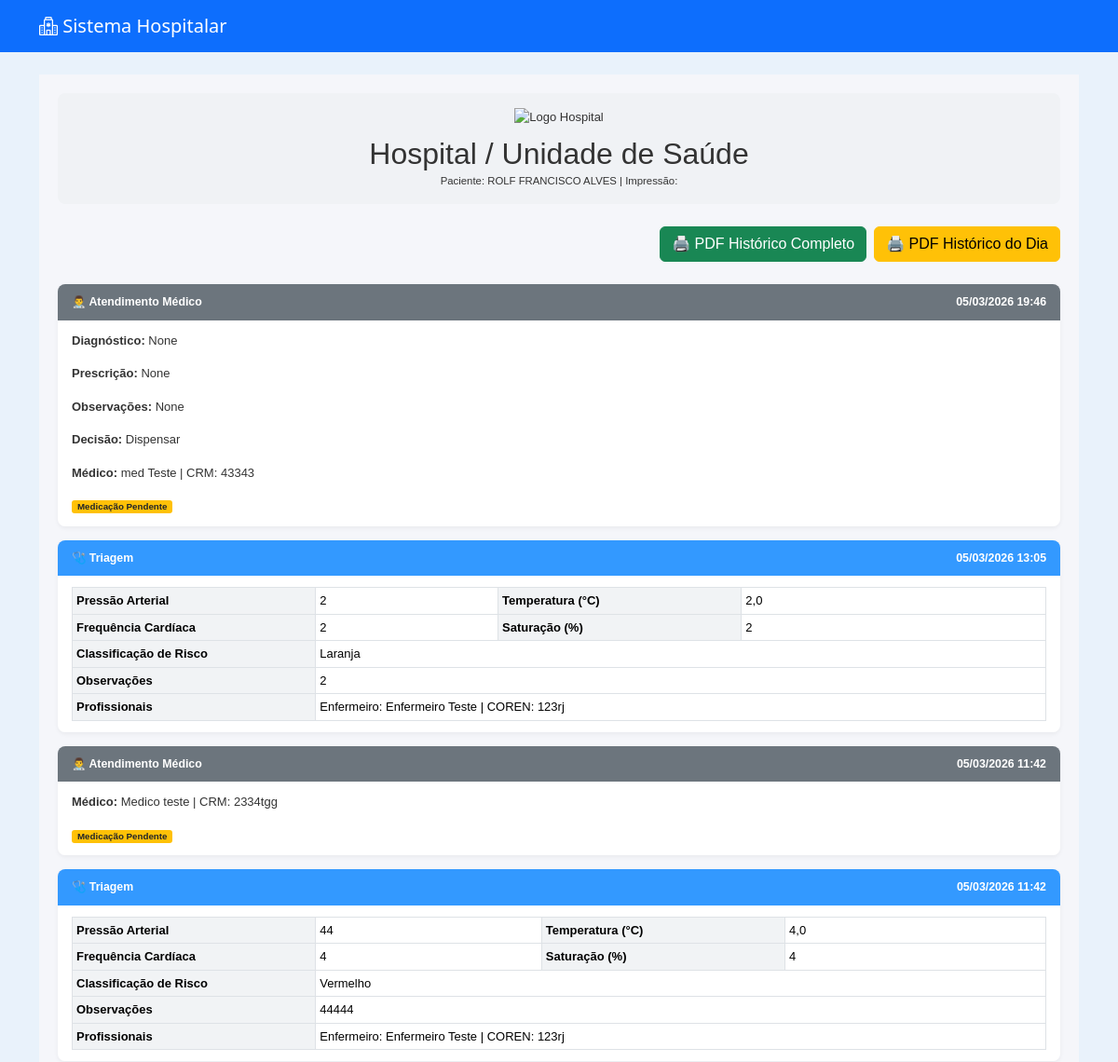
The page /pacientes/paciente/2/historico/ (signed in, upper part) on the database as committed earlier.
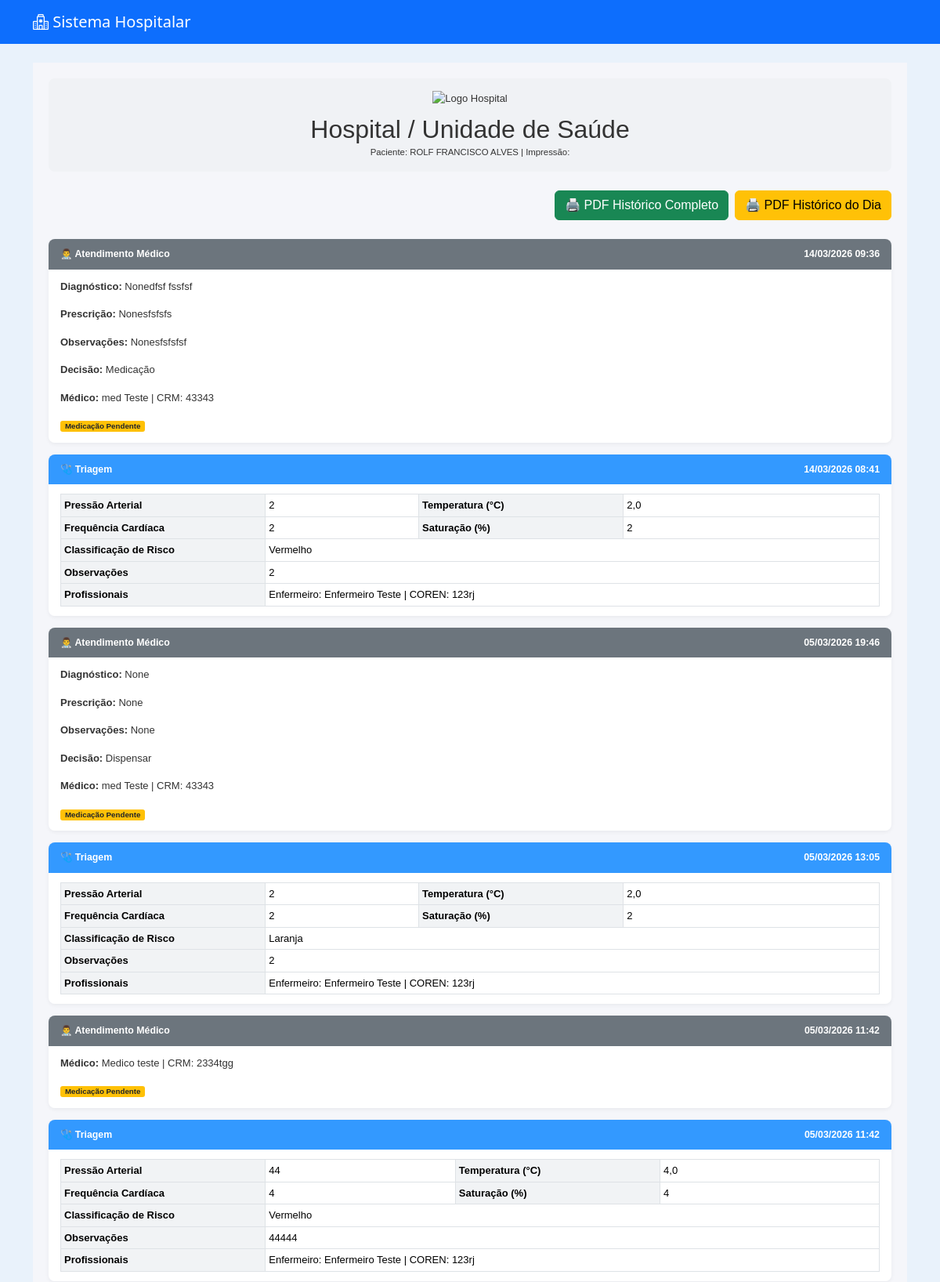
The same page on the database as committed later.
### medico/models.py (models this page shows, shortened)
class Atendimento(models.Model):
    paciente = models.ForeignKey(
        Paciente,
        on_delete=models.CASCADE
    )
    medico = models.ForeignKey(
        Usuario,
        on_delete=models.SET_NULL,  # ⚠ Melhor que CASCADE
        null=True,
        related_name="atendimentos_realizados"
    )
    triagem = models.OneToOneField(
        Triagem,
        on_delete=models.CASCADE
    )
    diagnostico = models.TextField(blank=True, null=True)
    prescricao = models.TextField(blank=True, null=True)
    observacoes = models.TextField(blank=True, null=True)
    DECISAO_CHOICES = [
        ("dispensar", "Dispensar"),
        ("medicacao", "Medicação"),
        ("internacao", "Internação"),
        ("exames", "Exames"),
    ]
    decisao = models.CharField(
        max_length=20,
        choices=DECISAO_CHOICES,
        blank=True,
        null=True
    )
    medicacao_aplicada = models.BooleanField(default=False)
    tecnico_aplicou = models.ForeignKey(
        Usuario,
        on_delete=models.SET_NULL,
        null=True,
        blank=True,
        related_name="medicacoes_aplicadas"
    )
    horario_medicacao = models.DateTimeField(
        null=True,
        blank=True
    )
    data_atendimento = models.DateTimeField(auto_now_add=True)
    finalizado = models.BooleanField(default=False)

### usuarios/models.py (models this page shows, shortened)
class Usuario(AbstractUser):
    PERFIL_CHOICES = [
    ('administrador', 'Administrador'),
    ('medico', 'Médico'),
    ('enfermeiro', 'Enfermeiro'),
    ('tecnico', 'Técnico'),
    ('recepcao', 'Recepção'),
    ('laboratorio', 'Laboratório'),
    ('radiologia', 'Radiologia'),
    ]
    perfil = models.CharField(max_length=20, choices=PERFIL_CHOICES, default='recepcao')
    cpf = models.CharField("CPF", max_length=14, unique=True, blank=True, null=True)
    data_nascimento = models.DateField("Data de Nascimento", blank=True, null=True)
    telefone = models.CharField("Telefone", max_length=20, blank=True, null=True)
    endereco = models.CharField("Endereço", max_length=255, blank=True, null=True)
    cidade = models.CharField("Cidade", max_length=100, blank=True, null=True)
    estado = models.CharField("Estado", max_length=50, blank=True, null=True)
    cep = models.CharField("CEP", max_length=10, blank=True, null=True)
    crm = models.CharField("CRM", max_length=20, blank=True, null=True)
    coren = models.CharField("COREN", max_length=20, blank=True, null=True)

### triagem/models.py (models this page shows, shortened)
class Triagem(models.Model):
    RISCO_CHOICES = [
        ('Vermelho', 'Vermelho'),
        ('Laranja', 'Laranja'),
        ('Amarelo', 'Amarelo'),
        ('Verde', 'Verde'),
        ('Azul', 'Azul'),
    ]
    agendamento = models.OneToOneField(Agendamento, on_delete=models.CASCADE)
    paciente = models.ForeignKey(Paciente, on_delete=models.CASCADE)
    enfermeiro = models.ForeignKey(
        Usuario,
        on_delete=models.SET_NULL,
        null=True,
        blank=True,
        related_name="triagens_realizadas"
    )
    pressao_arterial = models.CharField(max_length=20)
    temperatura = models.DecimalField(max_digits=4, decimal_places=1)
    frequencia_cardiaca = models.IntegerField()
    saturacao = models.IntegerField()
    classificacao_risco = models.CharField(
        max_length=10,
        choices=RISCO_CHOICES,
        blank=True,
        null=True
    )
    observacoes = models.TextField(blank=True, null=True)
    atendido = models.BooleanField(default=False)
    data_triagem = models.DateTimeField(auto_now_add=True)
    entrou_fila = models.DateTimeField(null=True, blank=True)
    iniciou_atendimento = models.DateTimeField(null=True, blank=True)
    tempo_espera_minutos = models.IntegerField(null=True, blank=True)

### pacientes/views.py (the view)
# urls.py: path('paciente/<int:paciente_id>/historico/', views.historico_paciente, name='historico_paciente'),
@login_required
def historico_paciente(request, paciente_id):
    paciente = get_object_or_404(Paciente, id=paciente_id)
    triagens = Triagem.objects.filter(
        paciente=paciente
    )
    atendimentos = Atendimento.objects.filter(
        paciente=paciente
    )
    historico = []
    for t in triagens:
        historico.append({
            'tipo': 'triagem',
            'data': t.data_triagem,
            'obj': t
        })
    for a in atendimentos:
        historico.append({
            'tipo': 'atendimento',
            'data': a.data_atendimento,  # ajuste se o nome for diferente
            'obj': a
        })
    historico.sort(key=lambda x: x['data'], reverse=True)
    return render(request, 'pacientes/historico.html', {
        'paciente': paciente,
        'historico': historico,
    })

### pacientes/templates/pacientes/historico.html (shortened to what the changed rows need)
{% extends 'usuarios/base.html' %}
{% block content %}
<div class="pdf-container">
    <div class="pdf-header text-center mb-4 p-3" style="background-color:#f0f2f5; border-radius:8px;">
        <h2 style="margin:0;">Hospital / Unidade de Saúde</h2>
    </div>
    {% if historico %}
        {% for item in historico %}
            <div class="history-section {% if item.tipo == 'triagem' %}triagem{% else %}atendimento{% endif %}">
                <div class="section-header">
                    <div>
                        {% if item.tipo == 'triagem' %}🩺 Triagem{% else %}👨‍⚕️ Atendimento Médico{% endif %}
                    </div>
                    <div>{{ item.data|date:"d/m/Y H:i" }}</div>
                </div>
                <div class="section-body">
                    {% if item.tipo == 'triagem' %}
                        <table class="table table-sm table-bordered">
                            <tbody>
                                <tr>
                                    <th>Pressão Arterial</th><td>{{ item.obj.pressao_arterial }}</td>
                                    <th>Temperatura (°C)</th><td>{{ item.obj.temperatura }}</td>
                                </tr>
                                <tr>
                                    <th>Frequência Cardíaca</th><td>{{ item.obj.frequencia_cardiaca }}</td>
                                    <th>Saturação (%)</th><td>{{ item.obj.saturacao }}</td>
                                </tr>
                                <tr>
                                    <th>Classificação de Risco</th><td colspan="3">{{ item.obj.classificacao_risco }}</td>
                                </tr>
                                {% if item.obj.observacoes %}
                                <tr>
                                    <th>Observações</th><td colspan="3">{{ item.obj.observacoes }}</td>
                                </tr>
                                {% endif %}
                                {% if item.obj.enfermeiro or item.obj.tecnico_aplicou %}
                                <tr>
                                    <th>Profissionais</th>
                                    <td colspan="3">
                                        {% if item.obj.enfermeiro %}
                                            Enfermeiro: {{ item.obj.enfermeiro.get_full_name }} | COREN: {{ item.obj.enfermeiro.coren|default:"Não cadastrado" }}<br>
                                        {% endif %}
                                    </td>
                                </tr>
                                {% endif %}
                            </tbody>
                        </table>
                    {% else %}
                        {% if item.obj.diagnostico %}<p><strong>Diagnóstico:</strong> {{ item.obj.diagnostico }}</p>{% endif %}
                        {% if item.obj.prescricao %}<p><strong>Prescrição:</strong> {{ item.obj.prescricao }}</p>{% endif %}
                        {% if item.obj.observacoes %}<p><strong>Observações:</strong> {{ item.obj.observacoes }}</p>{% endif %}
                        {% if item.obj.get_decisao_display %}<p><strong>Decisão:</strong> {{ item.obj.get_decisao_display }}</p>{% endif %}
                        {% if item.obj.medico %}<p><strong>Médico:</strong> {{ item.obj.medico.get_full_name }} | CRM: {{ item.obj.medico.crm|default:"Não cadastrado" }}</p>{% endif %}
                        {% if item.obj.medicacao_aplicada %}
                            <div class="alert alert-success p-2">
                                💉 Medicação Aplicada<br>
                                {% if item.obj.tecnico_aplicou %}
                                    Técnico: {{ item.obj.tecnico_aplicou.get_full_name }} | COREN: {{ item.obj.tecnico_aplicou.coren|default:"Não cadastrado" }}<br>
                                {% endif %}
                                {% if item.obj.horario_medicacao %}
                                    Horário da Aplicação: {{ item.obj.horario_medicacao|date:"d/m/Y H:i" }}
                                {% endif %}
                            </div>
                        {% else %}
                            <span class="badge badge-warning">Medicação Pendente</span>
                        {% endif %}
                    {% endif %}
                </div>
            </div>
        {% endfor %}
    {% else %}
        <div class="alert alert-info">Nenhum histórico encontrado.</div>
    {% endif %}
</div>
{% endblock %}

Rows that differ between the two databases and show on the page:
added Atendimento: shows "👨‍⚕️ Atendimento Médico", data "14/03/2026 09:36", obj.diagnostico "Nonedfsf fssfsf", obj.prescricao "Nonesfsfsfs", obj.observacoes "Nonesfsfsfsf", obj.decisao "Medicação", obj.medico.get_full_name "med Teste", obj.medico.crm "43343", medicacao_aplicada "Medicação Pendente"
added Triagem: shows "🩺 Triagem", data "14/03/2026 08:41", obj.pressao_arterial "2", obj.temperatura "2,0", obj.frequencia_cardiaca "2", obj.saturacao "2", obj.classificacao_risco "Vermelho", obj.observacoes "2", obj.enfermeiro.get_full_name "Enfermeiro Teste", obj.enfermeiro.coren "123rj"
